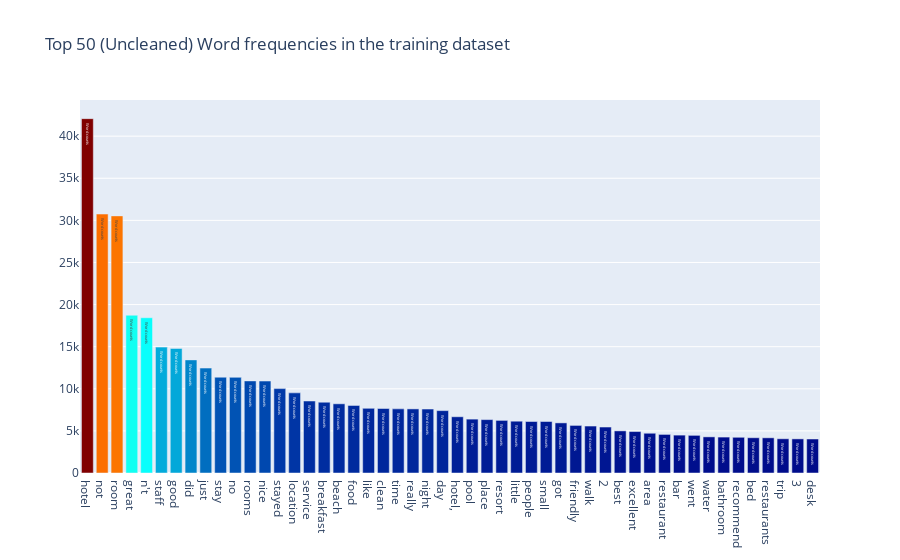

Notebook code cell kept with this figure:
### Markdown cell above
## Top 50 (Uncleaned) Word frequencies in the training dataset

### Code cell
all_words = df['Review'].str.split(expand=True).unstack().value_counts()

data = [go.Bar(
            x = all_words.index.values[0:50],
            y = all_words.values[0:50],
            marker= dict(colorscale='Jet',
                         color = all_words.values[0:100]
                        ),
            text='Word counts'
    )]

layout = go.Layout(
    title='Top 50 (Uncleaned) Word frequencies in the training dataset'
)

fig = go.Figure(data=data, layout=layout)

py.iplot(fig, filename='basic-bar')

### Figure 1 — Plotly figure (JSON) as saved in the notebook; plotly's stock layout.template omitted (floating-point values rounded to 4 significant figures)
{"data": [{"marker": {"color": [42079, 30750, 30532, 18732, 18436, 14950, 14791, 13433, 12458, 11376, 11360, 10935, 10918, 10022, 9515, 8549, 8407, 8218, 8026, 7677, 7658, 7615, 7612, 7596, 7409, 6678, 6398, 6341, 6248, 6151, 6116, 6116, 5951, 5651, 5577, 5459, 5003, 4923, 4720, 4581, 4498, 4471, 4290, 4266, 4240, 4187, 4179, 4064, 4052, 4037, 4027, 4002, 3923, 3911, 3856, 3845, 3802, 3793, 3761, 3749, 3746, 3706, 3638, 3625, 3580, 3487, 3455, 3399, 3395, 3384, 3382, 3339, 3322, 3310, 3149, 3047, 3032, 3024, 3003, 2977, 2918, 2917, 2903, 2902, 2901, 2891, 2870, 2812, 2802, 2735, 2735, 2676, 2669, 2656, 2647, 2627, 2614, 2576, 2548, 2516], "colorscale": [[0, "rgb(0,0,131)"], [0.2, "rgb(0,60,170)"], [0.4, "rgb(5,255,255)"], [0.6, "rgb(255,255,0)"], [0.8, "rgb(250,0,0)"], [1, "rgb(128,0,0)"]]}, "text": "Word counts", "x": ["hotel", "not", "room", "great", "n't", "staff", "good", "did", "just", "stay", "no", "rooms", "nice", "stayed", "location", "service", "breakfast", "beach", "food", "like", "clean", "time", "really", "night", "day", "hotel,", "pool", "place", "resort", "little", "people", "small", "got", "friendly", "walk", "2", "best", "excellent", "area", "restaurant", "bar", "went", "water", "bathroom", "recommend", "bed", "restaurants", "trip", "3", "desk"], "y": [42079, 30750, 30532, 18732, 18436, 14950, 14791, 13433, 12458, 11376, 11360, 10935, 10918, 10022, 9515, 8549, 8407, 8218, 8026, 7677, 7658, 7615, 7612, 7596, 7409, 6678, 6398, 6341, 6248, 6151, 6116, 6116, 5951, 5651, 5577, 5459, 5003, 4923, 4720, 4581, 4498, 4471, 4290, 4266, 4240, 4187, 4179, 4064, 4052, 4037], "type": "bar"}], "layout": {"title": {"text": "Top 50 (Uncleaned) Word frequencies in the training dataset"}, "xaxis": {"type": "category", "range": [-0.5, 49.5], "autorange": true}, "yaxis": {"type": "linear", "range": [0, 44290.0], "autorange": true}, "autosize": true}}
